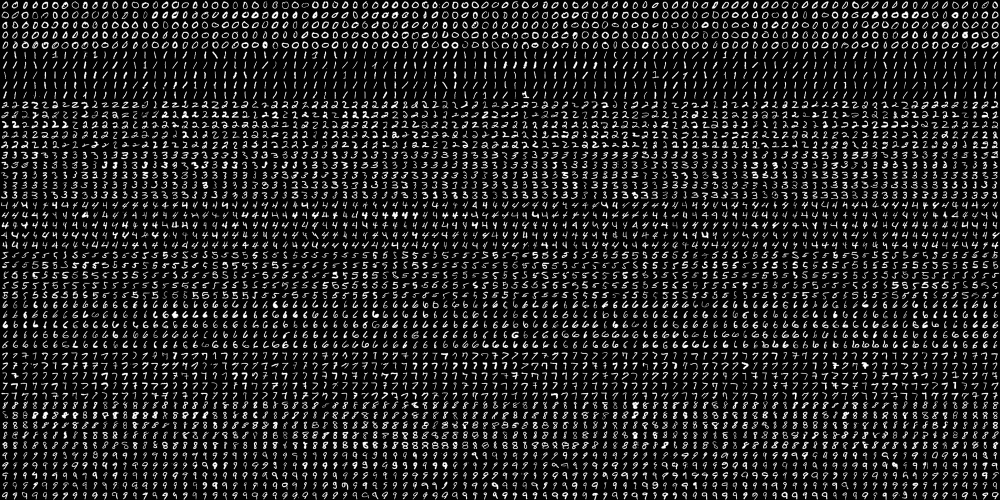
#> input picture IMG/sum/digits.png, 2000 x 1000 px (shown at 1/2 size)
$ python -i write.py   (imports and definitions only)   (older library calls are emulated)
#> lines starting #> are read from the running program, lines starting #| are printed output that depends on the picture
#> further down, picture is the input picture: shape (1000, 2000, 3); min 0, max 255, mean 33.8
import os
import tkinter
from tkinter import *
from tkinter import ttk, colorchooser, messagebox
from PIL import ImageGrab,Image
import cv2
import numpy as np
import tkinter as tk
import tensorflow as tf

color = '#C0BD30'
file_name = "img/1.jpg"
def svm(img):
    SZ=20
    bin_n = 16 # Number of bins
    affine_flags = cv2.WARP_INVERSE_MAP|cv2.INTER_LINEAR
    def deskew(img):
        m = cv2.moments(img)
        if abs(m['mu02']) < 1e-2:
            return img.copy()
        skew = m['mu11']/m['mu02']
        M = np.float32([[1, skew, -0.5*SZ*skew], [0, 1, 0]])
        img = cv2.warpAffine(img,M,(SZ, SZ),flags=affine_flags)
        return img
    def hog(img):
        gx = cv2.Sobel(img, cv2.CV_32F, 1, 0)
        gy = cv2.Sobel(img, cv2.CV_32F, 0, 1)
        mag, ang = cv2.cartToPolar(gx, gy)
        bins = np.int32(bin_n*ang/(2*np.pi))    # quantizing binvalues in (0...16)
        bin_cells = bins[:10,:10], bins[10:,:10], bins[:10,10:], bins[10:,10:]
        mag_cells = mag[:10,:10], mag[10:,:10], mag[:10,10:], mag[10:,10:]
        hists = [np.bincount(b.ravel(), m.ravel(), bin_n) for b, m in zip(bin_cells, mag_cells)]
        hist = np.hstack(hists)     # hist is a 64 bit vector
        return hist
    img1 = cv2.imread('img/digits.png',0)
#> img1: shape (1000, 2000); min 0, max 255, mean 33.8
    if img1 is None:
        raise Exception("we need the digits.png image from samples/data here !")
    cells = [np.hsplit(row,100) for row in np.vsplit(img1,50)]
#> cells = 50 items
    # First half is trainData, remaining is testData
    train_cells = [ i[:50] for i in cells ]
#> train_cells = 50 items
    test_cells = [ i[50:] for i in cells]
#> test_cells = 50 items
    deskewed = [list(map(deskew,row)) for row in train_cells]
#> deskewed = 50 items
    hogdata = [list(map(hog,row)) for row in deskewed]
#> hogdata = 50 items
    trainData = np.float32(hogdata).reshape(-1,64)
    responses = np.repeat(np.arange(10),250)[:,np.newaxis]
    svm = cv2.ml.SVM_create()
    svm.setKernel(cv2.ml.SVM_LINEAR)
    svm.setType(cv2.ml.SVM_C_SVC)
    svm.setC(2.67)
    svm.setGamma(5.383)
    svm.train(trainData, cv2.ml.ROW_SAMPLE, responses)
    svm.save('model/svm_data.dat')

    gray =cv2.cvtColor(img,cv2.COLOR_BGR2GRAY)
    gray = cv2.resize(gray,(20,20))
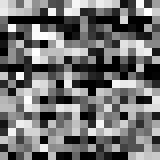
#> gray: shape (20, 20) (shown 8 times larger); min 0, max 255, mean 113.8
    deskewed = deskew(gray)
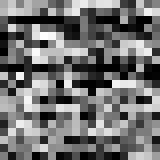
#> deskewed: shape (20, 20) (shown 8 times larger); min 0, max 254, mean 113.1
    hogdata = hog(deskewed)
#> hogdata = 64 values, max 7565 at index 44, min 0 at index 9, mean 2061.4
    testData = np.float32(hogdata).reshape(-1,bin_n*4)
    result = svm.predict(testData)[1]#返回的第二个数为预测结果
#> result = [2]
    print(chr(int(result)+48))
#| 2
#> (the run stopped early here; a loop or call above may not have finished)
